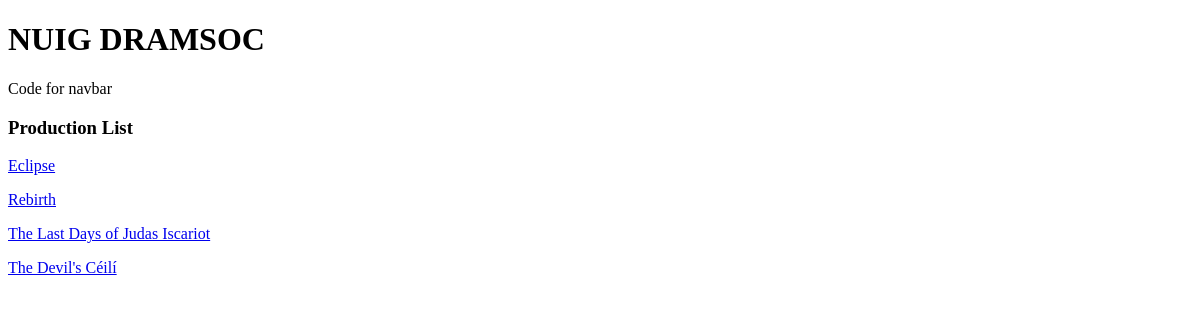
The page /productions/productions on the database as committed earlier.
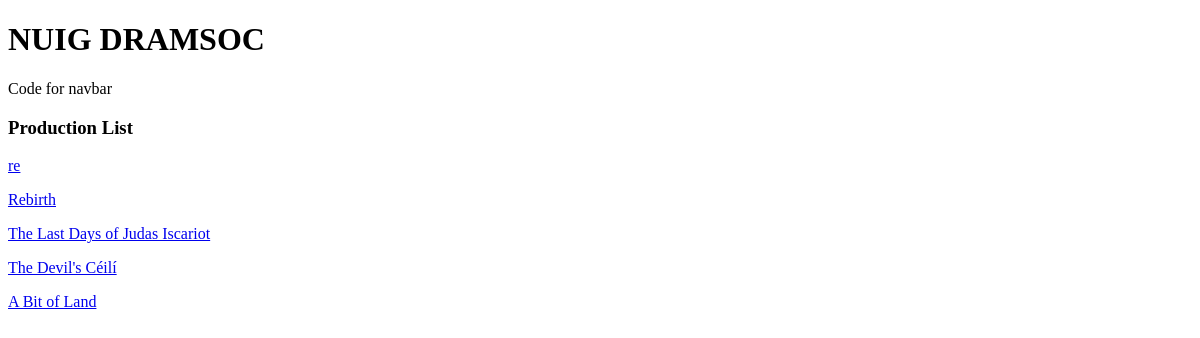
The same page on the database as committed later.
### productions/models.py (models this page shows, shortened)
class Production(models.Model):
    name        = models.CharField(max_length=50)
    description = models.TextField(max_length=500)
    date_time   = models.DateTimeField(null=True)
    price       = models.DecimalField(max_digits = 5, decimal_places=2, null=True)
    owner       = models.ForeignKey(User,null=True,on_delete=models.CASCADE)

### productions/views.py (the view)
# urls.py: path('productions', views.production_list, name='production_list'),
def production_list(request): #list view
    productions = Production.objects.all()
    return render(request,'productions/production_list.html', {
        'productions':productions
    })

### productions/templates/productions/production_list.html
{% extends "base.html" %}
{% block content %}
<h3>Production List</h3>
{% for p in productions %}
<p> <a href="{% url 'production_detail' production_id=p.id %}"> {{ p.name}} </a> </br>
{% endfor %}
{% endblock %}

Rows that differ between the two databases and show on the page:
changed Production (number 1 of 5 on the later page): name "Eclipse" → "re"
added Production: name "A Bit of Land"
